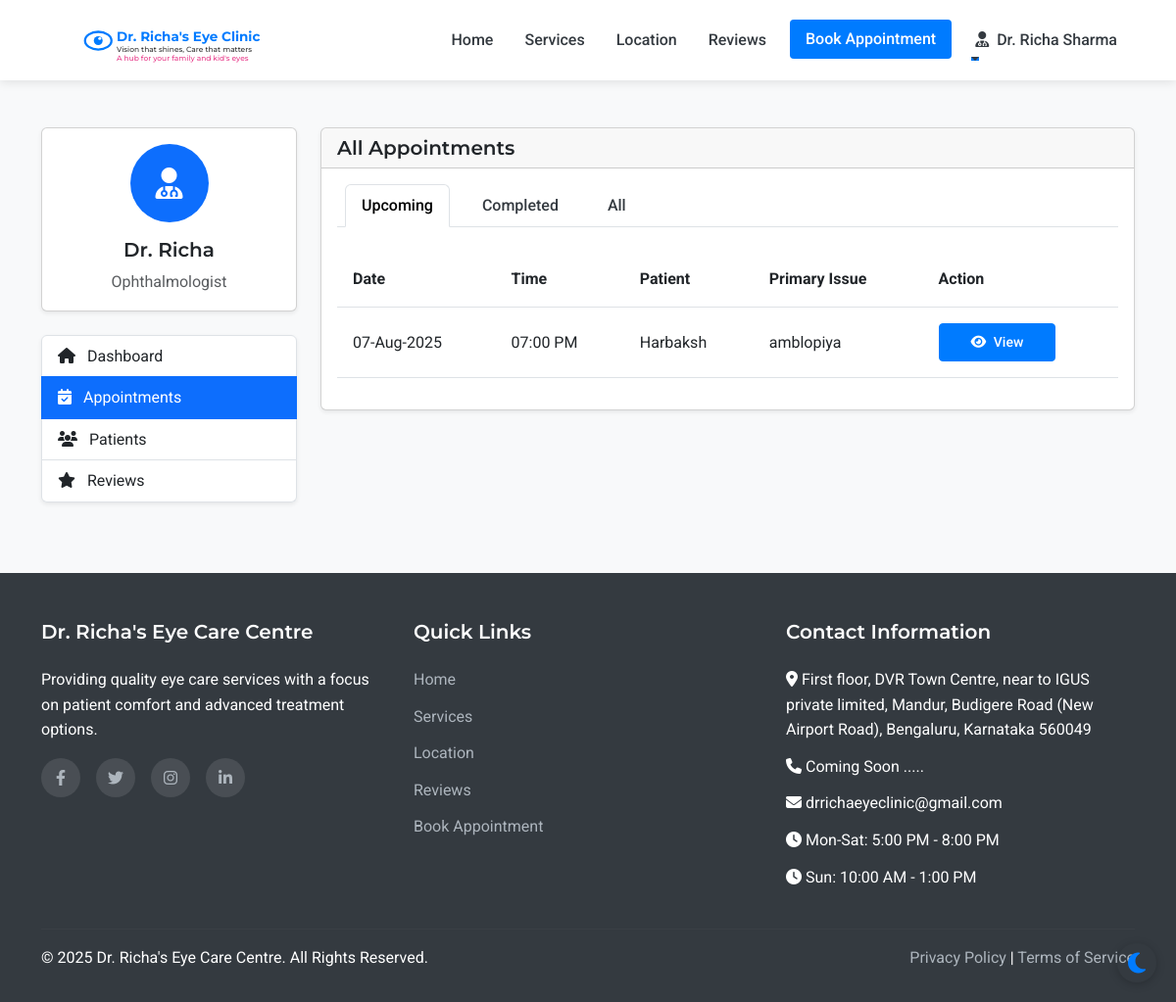
The page /admin/appointments (signed in) on the database as committed earlier.
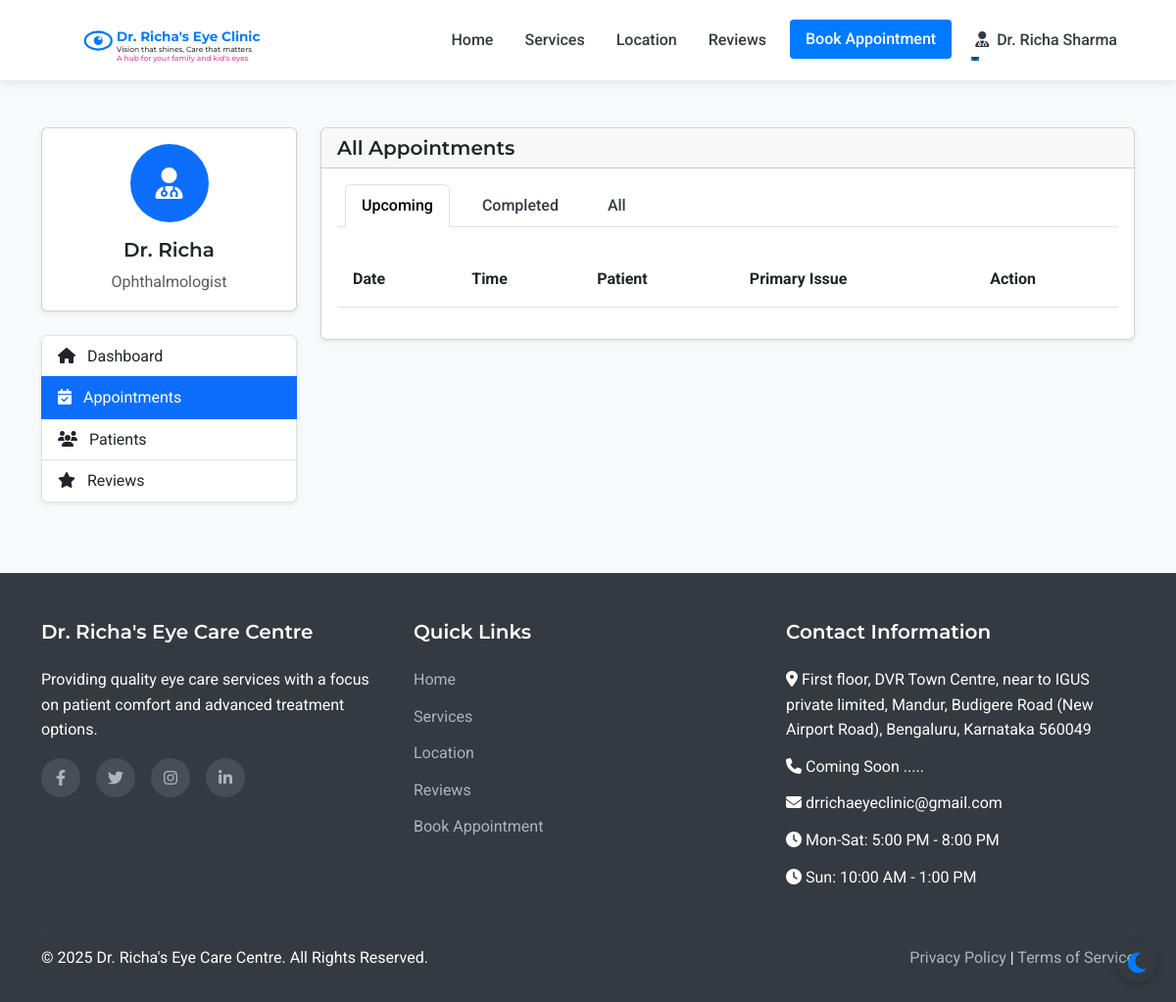
The same page on the database as committed later.
### models.py (models this page shows, shortened)
class Appointment(db.Model):
    id = db.Column(db.Integer, primary_key=True)
    patient_id = db.Column(db.Integer, db.ForeignKey('patient.id'), nullable=False)
    appointment_date = db.Column(db.Date, nullable=False)
    appointment_time = db.Column(db.Time, nullable=False)
    primary_issue = db.Column(db.Text, nullable=True)
    referral_info = db.Column(db.String(255), nullable=True)
    status = db.Column(db.String(20), default='scheduled')  # scheduled, completed, cancelled
    created_at = db.Column(db.DateTime, default=datetime.utcnow)
    consultation_fee = db.Column(db.Float, nullable=False, default=500.0)
    payment_status = db.Column(db.String(20), default='pending')  # pending, paid

class Patient(UserMixin, db.Model):
    id = db.Column(db.Integer, primary_key=True)
    full_name = db.Column(db.String(100), nullable=False)
    mobile_number = db.Column(db.String(15), nullable=False)
    email = db.Column(db.String(100), nullable=True)
    age = db.Column(db.Integer, nullable=False)
    sex = db.Column(db.String(10), nullable=True)
    password_hash = db.Column(db.String(256), nullable=True)
    is_registered = db.Column(db.Boolean, default=False)
    created_at = db.Column(db.DateTime, nullable=False, default=datetime.utcnow)
    appointments = db.relationship('Appointment', backref='patient', lazy=True)
    doctor_prescriptions = db.relationship('DoctorPrescription', backref='patient', lazy=True)
    optometrist_prescriptions = db.relationship('OptometristPrescription', backref='patient', lazy=True)

### routes.py (the view)
@app.route('/admin/appointments')
@login_required
def admin_appointments():
    if not (isinstance(current_user, Admin) or isinstance(current_user, Doctor) or isinstance(current_user, Assistant)):
        flash('Access denied. Staff privileges required.', 'danger')
        return redirect(url_for('index'))
    appointments = Appointment.query.order_by(desc(Appointment.appointment_date), desc(Appointment.appointment_time)).all()
    return render_template('admin/appointments.html', appointments=appointments)

### app.py (called while the page is built)
@login_manager.user_loader
def load_user(user_id):
    from models import Doctor, Assistant, Admin, Patient
    try:
        if user_id.startswith('doctor_'):
            return Doctor.query.get(int(user_id.split('_')[1]))
        elif user_id.startswith('assistant_'):
            return Assistant.query.get(int(user_id.split('_')[1]))
        elif user_id.startswith('admin_'):
            return Admin.query.get(int(user_id.split('_')[1]))
        else:
            return Patient.query.get(int(user_id))
    except (ValueError, AttributeError):
        return None

### routes.py (called while the page is built)
@app.context_processor
def inject_now():
    return {'now': datetime.now()}

### templates/admin/appointments.html (shortened to what the changed rows need)
{% extends 'layout.html' %}
{% block content %}
<section class="py-5 bg-light">
    <div class="container">
        <div class="row">
            <div class="col-lg-9">
                <div class="card shadow-sm">
                    <div class="card-body">
                        <div class="tab-content" id="appointmentTabsContent">
                            <div class="tab-pane fade show active" id="upcoming" role="tabpanel" aria-labelledby="upcoming-tab">
                                <div class="table-responsive">
                                    <table class="table table-hover">
                                        <thead>
                                            <tr>
                                                <th>Date</th>
                                                <th>Time</th>
                                                <th>Patient</th>
                                                <th>Primary Issue</th>
                                                <th>Action</th>
                                            </tr>
                                        </thead>
                                        <tbody>
                                            {% for appointment in appointments %}
                                                {% if appointment.appointment_date >= now.date() and appointment.status == 'scheduled' %}
                                                    <tr>
                                                        <td>{{ appointment.appointment_date.strftime('%d-%b-%Y') }}</td>
                                                        <td>{{ appointment.appointment_time.strftime('%I:%M %p') }}</td>
                                                        <td>{{ appointment.patient.full_name }}</td>
                                                        <td>{{ appointment.primary_issue or 'Not specified' }}</td>
                                                        <td>
                                                            <a href="{{ url_for('admin_appointment_view', appointment_id=appointment.id) }}" class="btn btn-sm btn-primary">
                                                                <i class="fas fa-eye me-1"></i> View
                                                            </a>
                                                        </td>
                                                    </tr>
                                                {% endif %}
                                            {% endfor %}
                                        </tbody>
                                    </table>
                                </div>
                            </div>
                        </div>
                    </div>
                </div>
            </div>
        </div>
    </div>
</section>
{% endblock %}

Rows that differ between the two databases and show on the page:
removed Appointment: appointment_date "07-Aug-2025", appointment_time "07:00 PM", patient.full_name "Harbaksh", primary_issue "amblopiya"
